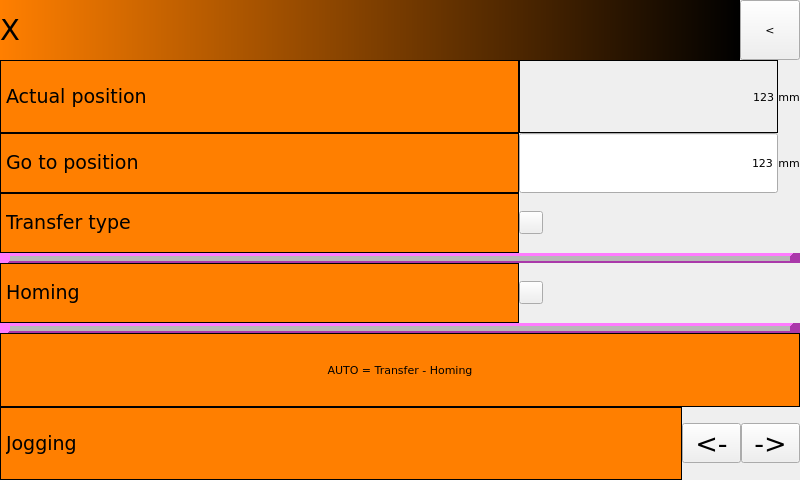
<?xml version="1.0" encoding="UTF-8"?>
<ui version="4.0">
 <class>Form</class>
 <widget class="QWidget" name="Form">
  <property name="geometry">
   <rect>
    <x>0</x>
    <y>0</y>
    <width>800</width>
    <height>480</height>
   </rect>
  </property>
  <property name="sizePolicy">
   <sizepolicy hsizetype="Ignored" vsizetype="Ignored">
    <horstretch>0</horstretch>
    <verstretch>0</verstretch>
   </sizepolicy>
  </property>
  <property name="font">
   <font>
    <family>DejaVu Sans</family>
    <pointsize>8</pointsize>
    <weight>50</weight>
    <italic>false</italic>
    <bold>false</bold>
   </font>
  </property>
  <property name="windowTitle">
   <string>Form</string>
  </property>
  <property name="styleSheet">
   <string notr="true"/>
  </property>
  <property name="TopPage" stdset="0">
   <cstring></cstring>
  </property>
  <property name="EvenRowColor" stdset="0">
   <color>
    <red>0</red>
    <green>0</green>
    <blue>0</blue>
   </color>
  </property>
  <property name="OddRowColor" stdset="0">
   <color>
    <red>0</red>
    <green>0</green>
    <blue>0</blue>
   </color>
  </property>
  <layout class="QGridLayout" name="gridLayout">
   <property name="margin">
    <number>0</number>
   </property>
   <property name="spacing">
    <number>0</number>
   </property>
   <item row="0" column="0">
    <layout class="QVBoxLayout" name="verticalLayout" stretch="0,10,0">
     <property name="spacing">
      <number>0</number>
     </property>
     <property name="bottomMargin">
      <number>0</number>
     </property>
     <item>
      <layout class="QHBoxLayout" name="horizontalLayout" stretch="10,0">
       <property name="spacing">
        <number>0</number>
       </property>
       <item>
        <widget class="QLabel" name="label">
         <property name="font">
          <font>
           <family>DejaVu Sans</family>
           <pointsize>22</pointsize>
           <weight>50</weight>
           <italic>false</italic>
           <bold>false</bold>
          </font>
         </property>
         <property name="styleSheet">
          <string notr="true">background-color: qlineargradient(spread:pad, x1:0, y1:0, x2:1, y2:0, stop:0 rgba(255, 127, 0, 255), stop:1 rgba(0, 0, 0, 255));
font:22pt &quot;DejaVu Sans&quot;;</string>
         </property>
         <property name="text">
          <string>X</string>
         </property>
         <property name="textFormat">
          <enum>Qt::RichText</enum>
         </property>
         <property name="margin">
          <number>10</number>
         </property>
         <property name="PasswordLevel" stdset="0">
          <number>0</number>
         </property>
         <property name="Hide" stdset="0">
          <bool>true</bool>
         </property>
        </widget>
       </item>
       <item>
        <widget class="QHmiLinkPage" name="QHmiLinkPage">
         <property name="minimumSize">
          <size>
           <width>60</width>
           <height>60</height>
          </size>
         </property>
         <property name="font">
          <font>
           <family>DejaVu Sans</family>
           <pointsize>8</pointsize>
           <weight>50</weight>
           <italic>false</italic>
           <bold>false</bold>
          </font>
         </property>
         <property name="text">
          <string>&lt;</string>
         </property>
         <property name="destinationPage">
          <cstring></cstring>
         </property>
         <property name="PasswordLevel" stdset="0">
          <number>0</number>
         </property>
         <property name="Hide" stdset="0">
          <bool>true</bool>
         </property>
         <property name="Align left" stdset="0">
          <bool>false</bool>
         </property>
        </widget>
       </item>
      </layout>
     </item>
     <item>
      <layout class="QGridLayout" name="gridLayout_2" rowstretch="0,0,0,0,0,0,0,0" columnstretch="10,5,0">
       <property name="bottomMargin">
        <number>0</number>
       </property>
       <property name="spacing">
        <number>0</number>
       </property>
       <item row="1" column="1">
        <widget class="QHmiEdit" name="qHmiEdit_2">
         <property name="minimumSize">
          <size>
           <width>15</width>
           <height>60</height>
          </size>
         </property>
         <property name="styleSheet">
          <string notr="true">font: 75 20pt &quot;DejaVu Sans&quot;;</string>
         </property>
         <property name="text">
          <string>123</string>
         </property>
         <property name="alignment">
          <set>Qt::AlignRight|Qt::AlignTrailing|Qt::AlignVCenter</set>
         </property>
         <property name="fieldName">
          <cstring>CONF1__G_AXIS_MANAGER_X.R_TRANSF_POS</cstring>
         </property>
         <property name="decimalCount">
          <cstring>1</cstring>
         </property>
         <property name="PasswordLevel" stdset="0">
          <number>0</number>
         </property>
         <property name="Hide" stdset="0">
          <bool>true</bool>
         </property>
         <property name="Min value" stdset="0">
          <cstring></cstring>
         </property>
         <property name="Max value" stdset="0">
          <cstring></cstring>
         </property>
        </widget>
       </item>
       <item row="2" column="0">
        <widget class="QLabel" name="label_7">
         <property name="minimumSize">
          <size>
           <width>0</width>
           <height>60</height>
          </size>
         </property>
         <property name="font">
          <font>
           <family>DejaVu Sans</family>
           <pointsize>14</pointsize>
           <weight>50</weight>
           <italic>false</italic>
           <bold>false</bold>
          </font>
         </property>
         <property name="styleSheet">
          <string notr="true">font:14pt &quot;DejaVu Sans&quot;;
background-color: rgb(255, 127, 0);</string>
         </property>
         <property name="frameShape">
          <enum>QFrame::Box</enum>
         </property>
         <property name="text">
          <string>Transfer type</string>
         </property>
         <property name="textFormat">
          <enum>Qt::RichText</enum>
         </property>
         <property name="PasswordLevel" stdset="0">
          <number>0</number>
         </property>
         <property name="Hide" stdset="0">
          <bool>true</bool>
         </property>
        </widget>
       </item>
       <item row="6" column="0" colspan="3">
        <widget class="QLabel" name="label_2">
         <property name="minimumSize">
          <size>
           <width>0</width>
           <height>60</height>
          </size>
         </property>
         <property name="styleSheet">
          <string notr="true">font:14pt &quot;DejaVu Sans&quot;;
background-color: rgb(255, 127, 0);</string>
         </property>
         <property name="frameShape">
          <enum>QFrame::Box</enum>
         </property>
         <property name="text">
          <string>AUTO = Transfer - Homing</string>
         </property>
         <property name="alignment">
          <set>Qt::AlignCenter</set>
         </property>
         <property name="PasswordLevel" stdset="0">
          <number>0</number>
         </property>
         <property name="Hide" stdset="0">
          <bool>true</bool>
         </property>
        </widget>
       </item>
       <item row="4" column="1">
        <widget class="QHmiSwitch" name="qHmiSwitch_2">
         <property name="styleSheet">
          <string notr="true">font: 75 20pt &quot;DejaVu Sans&quot;;</string>
         </property>
         <property name="text">
          <string/>
         </property>
         <property name="checked">
          <bool>false</bool>
         </property>
         <property name="onBrushColor">
          <color>
           <red>255</red>
           <green>0</green>
           <blue>0</blue>
          </color>
         </property>
         <property name="fieldName">
          <cstring>CONF1_G_B_HOMING_X</cstring>
         </property>
         <property name="PasswordLevel" stdset="0">
          <number>0</number>
         </property>
         <property name="Hide" stdset="0">
          <bool>true</bool>
         </property>
         <property name="Align left" stdset="0">
          <bool>false</bool>
         </property>
        </widget>
       </item>
       <item row="3" column="0" colspan="3">
        <widget class="Line" name="line">
         <property name="minimumSize">
          <size>
           <width>0</width>
           <height>10</height>
          </size>
         </property>
         <property name="styleSheet">
          <string notr="true">background-color: rgb(255, 85, 255);</string>
         </property>
         <property name="frameShadow">
          <enum>QFrame::Raised</enum>
         </property>
         <property name="lineWidth">
          <number>10</number>
         </property>
         <property name="midLineWidth">
          <number>5</number>
         </property>
         <property name="orientation">
          <enum>Qt::Horizontal</enum>
         </property>
         <property name="PasswordLevel" stdset="0">
          <number>0</number>
         </property>
         <property name="Hide" stdset="0">
          <bool>true</bool>
         </property>
        </widget>
       </item>
       <item row="0" column="2">
        <widget class="QLabel" name="label_10">
         <property name="font">
          <font>
           <family>DejaVu Sans</family>
           <pointsize>8</pointsize>
           <weight>50</weight>
           <italic>false</italic>
           <bold>false</bold>
          </font>
         </property>
         <property name="styleSheet">
          <string notr="true">font:8pt &quot;DejaVu Sans&quot;;
</string>
         </property>
         <property name="text">
          <string>mm</string>
         </property>
         <property name="alignment">
          <set>Qt::AlignCenter</set>
         </property>
         <property name="PasswordLevel" stdset="0">
          <number>0</number>
         </property>
         <property name="Hide" stdset="0">
          <bool>true</bool>
         </property>
        </widget>
       </item>
       <item row="4" column="0">
        <widget class="QLabel" name="label_8">
         <property name="minimumSize">
          <size>
           <width>0</width>
           <height>60</height>
          </size>
         </property>
         <property name="font">
          <font>
           <family>DejaVu Sans</family>
           <pointsize>14</pointsize>
           <weight>50</weight>
           <italic>false</italic>
           <bold>false</bold>
          </font>
         </property>
         <property name="styleSheet">
          <string notr="true">font:14pt &quot;DejaVu Sans&quot;;
background-color: rgb(255, 127, 0);</string>
         </property>
         <property name="frameShape">
          <enum>QFrame::Box</enum>
         </property>
         <property name="text">
          <string>Homing</string>
         </property>
         <property name="textFormat">
          <enum>Qt::RichText</enum>
         </property>
         <property name="PasswordLevel" stdset="0">
          <number>0</number>
         </property>
         <property name="Hide" stdset="0">
          <bool>true</bool>
         </property>
        </widget>
       </item>
       <item row="0" column="0">
        <widget class="QLabel" name="label_4">
         <property name="minimumSize">
          <size>
           <width>0</width>
           <height>60</height>
          </size>
         </property>
         <property name="font">
          <font>
           <family>DejaVu Sans</family>
           <pointsize>14</pointsize>
           <weight>50</weight>
           <italic>false</italic>
           <bold>false</bold>
          </font>
         </property>
         <property name="styleSheet">
          <string notr="true">font:14pt &quot;DejaVu Sans&quot;;
background-color: rgb(255, 127, 0);</string>
         </property>
         <property name="frameShape">
          <enum>QFrame::Box</enum>
         </property>
         <property name="text">
          <string>Actual position</string>
         </property>
         <property name="textFormat">
          <enum>Qt::RichText</enum>
         </property>
         <property name="PasswordLevel" stdset="0">
          <number>0</number>
         </property>
         <property name="Hide" stdset="0">
          <bool>true</bool>
         </property>
        </widget>
       </item>
       <item row="1" column="0">
        <widget class="QLabel" name="label_6">
         <property name="minimumSize">
          <size>
           <width>0</width>
           <height>60</height>
          </size>
         </property>
         <property name="font">
          <font>
           <family>DejaVu Sans</family>
           <pointsize>14</pointsize>
           <weight>50</weight>
           <italic>false</italic>
           <bold>false</bold>
          </font>
         </property>
         <property name="styleSheet">
          <string notr="true">font:14pt &quot;DejaVu Sans&quot;;
background-color: rgb(255, 127, 0);</string>
         </property>
         <property name="frameShape">
          <enum>QFrame::Box</enum>
         </property>
         <property name="text">
          <string>Go to position</string>
         </property>
         <property name="textFormat">
          <enum>Qt::RichText</enum>
         </property>
         <property name="PasswordLevel" stdset="0">
          <number>0</number>
         </property>
         <property name="Hide" stdset="0">
          <bool>true</bool>
         </property>
        </widget>
       </item>
       <item row="0" column="1">
        <widget class="QHmiLabel" name="qHmiLabel_2">
         <property name="styleSheet">
          <string notr="true">font: 75 20pt &quot;DejaVu Sans&quot;;</string>
         </property>
         <property name="frameShape">
          <enum>QFrame::Box</enum>
         </property>
         <property name="text">
          <string>123</string>
         </property>
         <property name="alignment">
          <set>Qt::AlignRight|Qt::AlignTrailing|Qt::AlignVCenter</set>
         </property>
         <property name="fieldName">
          <cstring>CONF1_AXIS_X.ABSPOS</cstring>
         </property>
         <property name="decimalCount">
          <cstring>1</cstring>
         </property>
         <property name="PasswordLevel" stdset="0">
          <number>0</number>
         </property>
         <property name="Hide" stdset="0">
          <bool>true</bool>
         </property>
        </widget>
       </item>
       <item row="2" column="1">
        <widget class="QHmiSwitch" name="qHmiSwitch">
         <property name="styleSheet">
          <string notr="true">font: 75 16pt &quot;DejaVu Sans&quot;;</string>
         </property>
         <property name="checked">
          <bool>false</bool>
         </property>
         <property name="text_on" stdset="0">
          <string>Absolute</string>
         </property>
         <property name="onBrushColor">
          <color>
           <red>0</red>
           <green>170</green>
           <blue>0</blue>
          </color>
         </property>
         <property name="text_off" stdset="0">
          <string>Relative</string>
         </property>
         <property name="offBrushColor">
          <color>
           <red>128</red>
           <green>128</green>
           <blue>128</blue>
          </color>
         </property>
         <property name="fieldName">
          <cstring>CONF1__G_AXIS_MANAGER_X.B_ABS</cstring>
         </property>
         <property name="PasswordLevel" stdset="0">
          <number>0</number>
         </property>
         <property name="Hide" stdset="0">
          <bool>true</bool>
         </property>
         <property name="Align left" stdset="0">
          <bool>false</bool>
         </property>
        </widget>
       </item>
       <item row="1" column="2">
        <widget class="QLabel" name="label_12">
         <property name="font">
          <font>
           <family>DejaVu Sans</family>
           <pointsize>8</pointsize>
           <weight>50</weight>
           <italic>false</italic>
           <bold>false</bold>
          </font>
         </property>
         <property name="styleSheet">
          <string notr="true">font:8pt &quot;DejaVu Sans&quot;;
</string>
         </property>
         <property name="text">
          <string>mm</string>
         </property>
         <property name="alignment">
          <set>Qt::AlignCenter</set>
         </property>
         <property name="PasswordLevel" stdset="0">
          <number>0</number>
         </property>
         <property name="Hide" stdset="0">
          <bool>true</bool>
         </property>
        </widget>
       </item>
       <item row="5" column="0" colspan="3">
        <widget class="Line" name="line_2">
         <property name="minimumSize">
          <size>
           <width>0</width>
           <height>10</height>
          </size>
         </property>
         <property name="styleSheet">
          <string notr="true">background-color: rgb(255, 85, 255);</string>
         </property>
         <property name="frameShadow">
          <enum>QFrame::Raised</enum>
         </property>
         <property name="lineWidth">
          <number>10</number>
         </property>
         <property name="midLineWidth">
          <number>5</number>
         </property>
         <property name="orientation">
          <enum>Qt::Horizontal</enum>
         </property>
         <property name="PasswordLevel" stdset="0">
          <number>0</number>
         </property>
         <property name="Hide" stdset="0">
          <bool>true</bool>
         </property>
        </widget>
       </item>
       <item row="7" column="0" colspan="3">
        <widget class="QWidget" name="widget" native="true">
         <property name="minimumSize">
          <size>
           <width>0</width>
           <height>50</height>
          </size>
         </property>
         <property name="PasswordLevel" stdset="0">
          <number>0</number>
         </property>
         <property name="Hide" stdset="0">
          <bool>true</bool>
         </property>
         <layout class="QHBoxLayout" name="horizontalLayout_2" stretch="10,3,3">
          <property name="spacing">
           <number>0</number>
          </property>
          <property name="margin">
           <number>0</number>
          </property>
          <item>
           <widget class="QLabel" name="label_9">
            <property name="minimumSize">
             <size>
              <width>0</width>
              <height>0</height>
             </size>
            </property>
            <property name="font">
             <font>
              <family>DejaVu Sans</family>
              <pointsize>14</pointsize>
              <weight>50</weight>
              <italic>false</italic>
              <bold>false</bold>
             </font>
            </property>
            <property name="styleSheet">
             <string notr="true">font:14pt &quot;DejaVu Sans&quot;;
background-color: rgb(255, 127, 0);</string>
            </property>
            <property name="frameShape">
             <enum>QFrame::Box</enum>
            </property>
            <property name="text">
             <string>Jogging</string>
            </property>
            <property name="textFormat">
             <enum>Qt::RichText</enum>
            </property>
            <property name="PasswordLevel" stdset="0">
             <number>0</number>
            </property>
            <property name="Hide" stdset="0">
             <bool>true</bool>
            </property>
           </widget>
          </item>
          <item>
           <widget class="QHmiButton" name="QHmiButton">
            <property name="font">
             <font>
              <family>DejaVu Sans</family>
              <pointsize>20</pointsize>
              <weight>50</weight>
              <italic>false</italic>
              <bold>false</bold>
             </font>
            </property>
            <property name="text">
             <string>&lt;-</string>
            </property>
            <property name="fieldName">
             <cstring>CONF1__G_AXIS_MANAGER_X.B_JOGBV</cstring>
            </property>
            <property name="buttonAction">
             <enum>QHmiButton::SetReset</enum>
            </property>
            <property name="reset_when_unfocus" stdset="0">
             <bool>true</bool>
            </property>
            <property name="PasswordLevel" stdset="0">
             <number>0</number>
            </property>
            <property name="Hide" stdset="0">
             <bool>true</bool>
            </property>
            <property name="Align left" stdset="0">
             <bool>false</bool>
            </property>
           </widget>
          </item>
          <item>
           <widget class="QHmiButton" name="QHmiButton_2">
            <property name="font">
             <font>
              <family>DejaVu Sans</family>
              <pointsize>20</pointsize>
              <weight>50</weight>
              <italic>false</italic>
              <bold>false</bold>
             </font>
            </property>
            <property name="text">
             <string>-&gt;</string>
            </property>
            <property name="fieldName">
             <cstring>CONF1__G_AXIS_MANAGER_X.B_JOGFW</cstring>
            </property>
            <property name="buttonAction">
             <enum>QHmiButton::SetReset</enum>
            </property>
            <property name="reset_when_unfocus" stdset="0">
             <bool>true</bool>
            </property>
            <property name="PasswordLevel" stdset="0">
             <number>0</number>
            </property>
            <property name="Hide" stdset="0">
             <bool>true</bool>
            </property>
            <property name="Align left" stdset="0">
             <bool>false</bool>
            </property>
           </widget>
          </item>
         </layout>
        </widget>
       </item>
      </layout>
     </item>
     <item>
      <widget class="QHmiSetWidgetState" name="qhmisetwidgetstate">
       <property name="fieldName">
        <cstring>CONF1_G_B_ON_AUTO_X</cstring>
       </property>
       <property name="action">
        <enum>QHmiSetWidgetState::SetOnEnterResetOnExit</enum>
       </property>
       <property name="PasswordLevel" stdset="0">
        <number>0</number>
       </property>
       <property name="Hide" stdset="0">
        <bool>true</bool>
       </property>
      </widget>
     </item>
    </layout>
   </item>
  </layout>
 </widget>
 <customwidgets>
  <customwidget>
   <class>QHmiLabel</class>
   <extends>QLabel</extends>
   <header>qhmilabel.h</header>
  </customwidget>
  <customwidget>
   <class>QHmiEdit</class>
   <extends>QLineEdit</extends>
   <header>qhmiedit.h</header>
  </customwidget>
  <customwidget>
   <class>QHmiLinkPage</class>
   <extends>QToolButton</extends>
   <header>QHmiLinkPage.h</header>
  </customwidget>
  <customwidget>
   <class>QHmiButton</class>
   <extends>QToolButton</extends>
   <header>qhmibutton.h</header>
  </customwidget>
  <customwidget>
   <class>QHmiSwitch</class>
   <extends>QToolButton</extends>
   <header>qhmiswitch.h</header>
  </customwidget>
  <customwidget>
   <class>QHmiSetWidgetState</class>
   <extends>QWidget</extends>
   <header>qhmisetwidgetstate.h</header>
  </customwidget>
 </customwidgets>
 <resources/>
 <connections/>
</ui>
